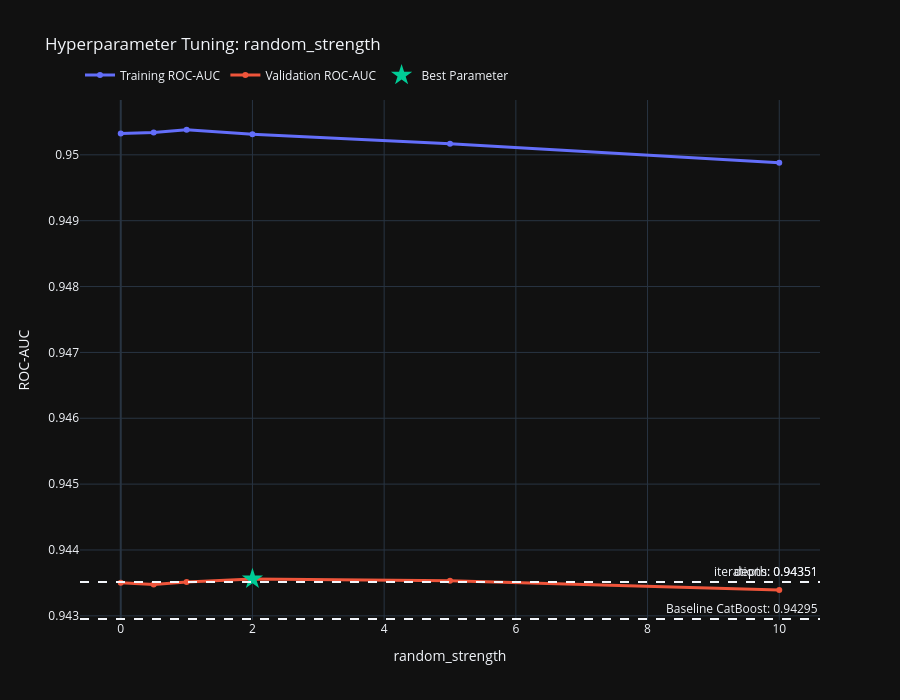

Write notebook code for a chart like this one.
### Code cell
%%time

values = [0, 0.5, 1, 2, 5, 10]

results = test_params(
    ModelClass=CatBoostClassifier,
    param_name="random_strength",
    param_values=values,
    param_model=param_model,
    reference_scores=reference_scores,
    **params,
)

### Figure 1 — Plotly figure (JSON) as saved in the notebook; plotly's stock layout.template omitted (floating-point values rounded to 4 significant figures)
{"data": [{"hovertemplate": "random_strength: %{x}<br>Training ROC-AUC: %{y:.6f}<extra></extra>", "line": {"width": 3}, "mode": "lines+markers", "name": "Training ROC-AUC", "type": "scatter", "x": [0, 0.5, 1, 2, 5, 10], "y": [0.9503, 0.9503, 0.9504, 0.9503, 0.9502, 0.9499]}, {"hovertemplate": "random_strength: %{x}<br>Validation ROC-AUC: %{y:.6f}<extra></extra>", "line": {"width": 3}, "mode": "lines+markers", "name": "Validation ROC-AUC", "type": "scatter", "x": [0, 0.5, 1, 2, 5, 10], "y": [0.9435, 0.9435, 0.9435, 0.9436, 0.9435, 0.9434]}, {"marker": {"size": 16, "symbol": "star"}, "mode": "markers", "name": "Best Parameter", "type": "scatter", "x": [2], "y": [0.9436]}], "layout": {"annotations": [{"showarrow": false, "text": "Baseline CatBoost: 0.94295", "x": 1, "xanchor": "right", "xref": "x domain", "y": 0.943, "yanchor": "bottom", "yref": "y"}, {"showarrow": false, "text": "depth: 0.94351", "x": 1, "xanchor": "right", "xref": "x domain", "y": 0.9435, "yanchor": "bottom", "yref": "y"}, {"showarrow": false, "text": "iterations: 0.94351", "x": 1, "xanchor": "right", "xref": "x domain", "y": 0.9435, "yanchor": "bottom", "yref": "y"}], "height": 700, "hovermode": "x unified", "legend": {"orientation": "h", "x": 0, "xanchor": "left", "y": 1.02, "yanchor": "bottom"}, "shapes": [{"line": {"dash": "dash"}, "type": "line", "x0": 0, "x1": 1, "xref": "x domain", "y0": 0.943, "y1": 0.943, "yref": "y"}, {"line": {"dash": "dash"}, "type": "line", "x0": 0, "x1": 1, "xref": "x domain", "y0": 0.9435, "y1": 0.9435, "yref": "y"}, {"line": {"dash": "dash"}, "type": "line", "x0": 0, "x1": 1, "xref": "x domain", "y0": 0.9435, "y1": 0.9435, "yref": "y"}], "title": {"text": "Hyperparameter Tuning: random_strength"}, "xaxis": {"title": {"text": "random_strength"}}, "yaxis": {"title": {"text": "ROC-AUC"}}}}
